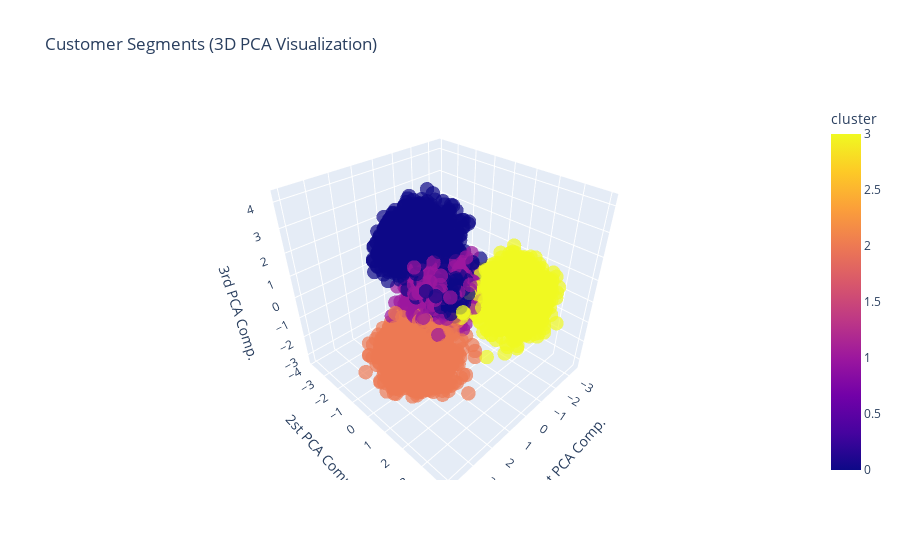

This figure's notebook cell:
### Markdown cell above
### 3D PCA Visualization

### Code cell
plt.figure(figsize=(12, 15))
fig = px.scatter_3d(
    results_df,
    x='pca1',
    y='pca2',
    z='pca3',
    color='cluster',
    title='Customer Segments (3D PCA Visualization)',
    labels={'pca1': '1st PCA Comp.',
            'pca2': '2st PCA Comp.',
            'pca3': '3rd PCA Comp.'},
    opacity=0.7
)

fig.update_traces(marker=dict(size=5))
fig.update_layout(legend_title_text='Cluster')
fig.show()

### Figure 1 — Plotly figure (JSON) as saved in the notebook; plotly's stock layout.template omitted (floating-point values rounded to 4 significant figures; data arrays with more than 128 entries replaced by an {"elided": "..."} marker saying what was removed)
{"data": [{"hovertemplate": "1st PCA Comp.=%{x}<br>2st PCA Comp.=%{y}<br>3rd PCA Comp.=%{z}<br>cluster=%{marker.color}<extra></extra>", "legendgroup": "", "marker": {"color": {"elided": "10000 int values"}, "coloraxis": "coloraxis", "opacity": 0.7, "size": 5, "symbol": "circle"}, "mode": "markers", "name": "", "scene": "scene", "showlegend": false, "type": "scatter3d", "x": {"elided": "10000 float values"}, "y": {"elided": "10000 float values"}, "z": {"elided": "10000 float values"}}], "layout": {"coloraxis": {"colorbar": {"title": {"text": "cluster"}}, "colorscale": [[0, "#0d0887"], [0.1111, "#46039f"], [0.2222, "#7201a8"], [0.3333, "#9c179e"], [0.4444, "#bd3786"], [0.5556, "#d8576b"], [0.6667, "#ed7953"], [0.7778, "#fb9f3a"], [0.8889, "#fdca26"], [1, "#f0f921"]]}, "legend": {"title": {"text": "Cluster"}, "tracegroupgap": 0}, "scene": {"domain": {"x": [0, 1], "y": [0, 1]}, "xaxis": {"title": {"text": "1st PCA Comp."}}, "yaxis": {"title": {"text": "2st PCA Comp."}}, "zaxis": {"title": {"text": "3rd PCA Comp."}}}, "title": {"text": "Customer Segments (3D PCA Visualization)"}}}
